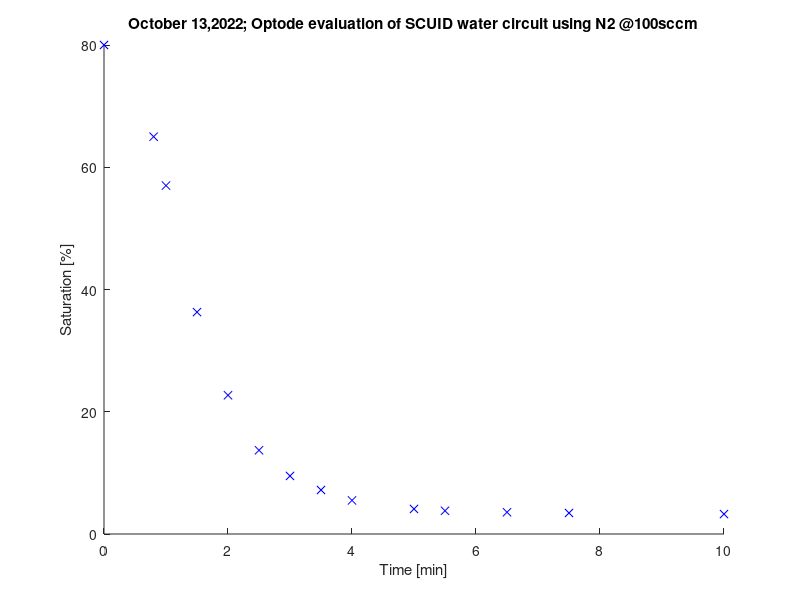

Here is the MATLAB script that generated this plot:
%Data taken on Oct 13th 2022 with Aanderaa Optode

t=[0,0.8, 1, 1.5, 2, 2.5, 3, 3.5, 4, 5, 5.5, 6.5, 7.5, 10]; %time in minutes
S=[80,65,57, 36.3, 22.7, 13.7, 9.5, 7.2, 5.5, 4.1, 3.8, 3.56, 3.44, 3.26];%saturation in %

figure(100)
hold on
plot(t,S,'bx')
title('October 13,2022; Optode evaluation of SCUID water circuit using N2 @100sccm')
xlabel('Time [min]')
ylabel('Saturation [%]')